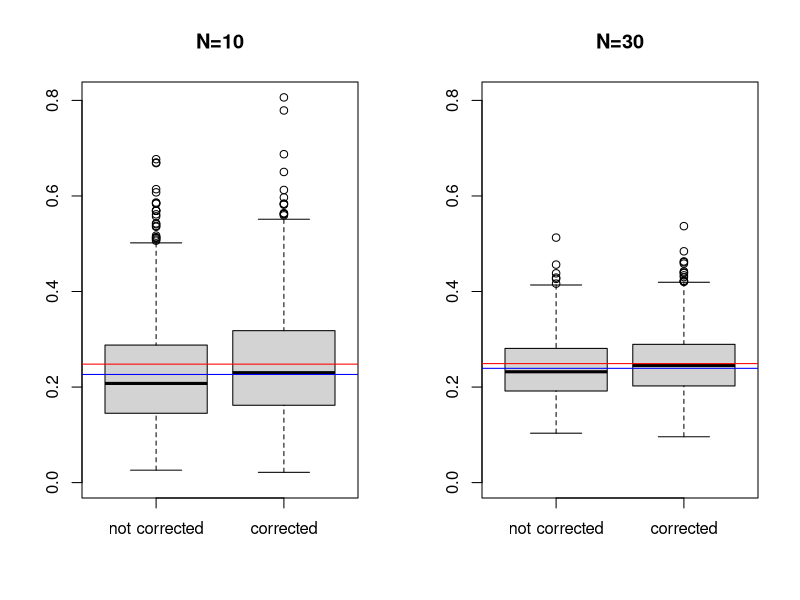
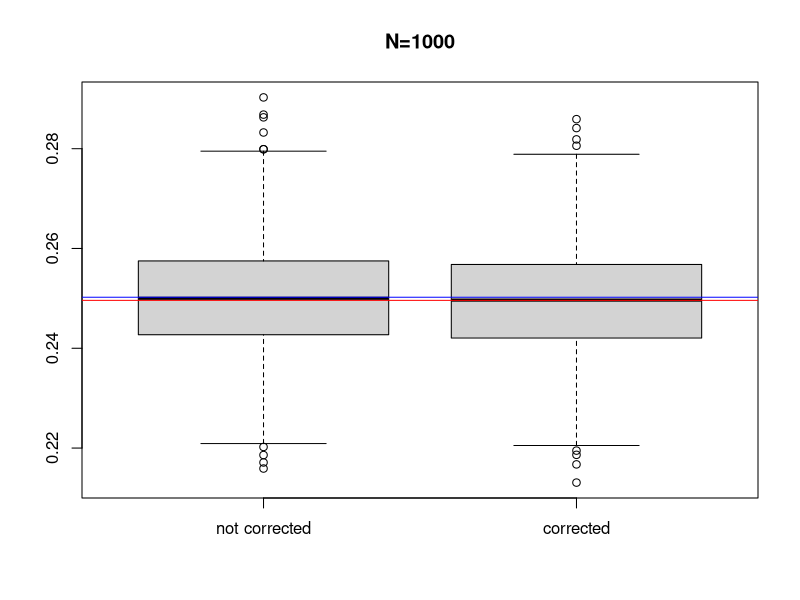
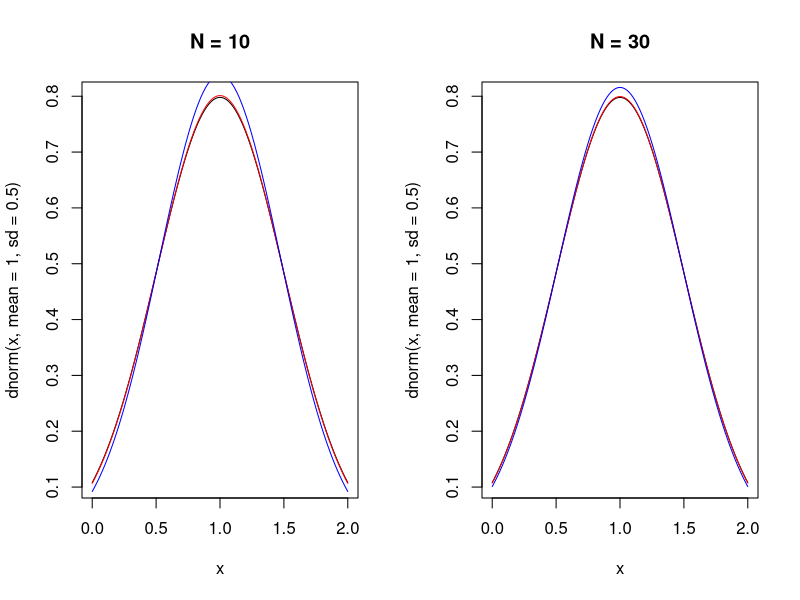
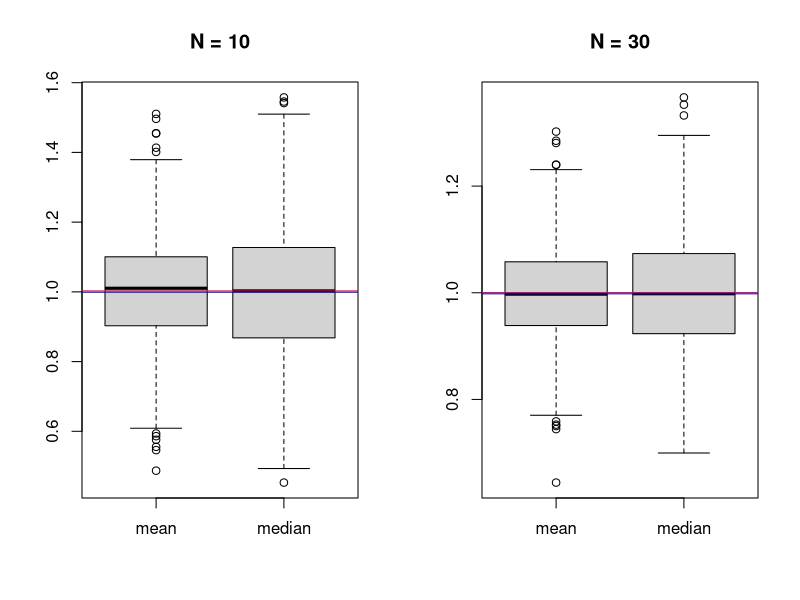
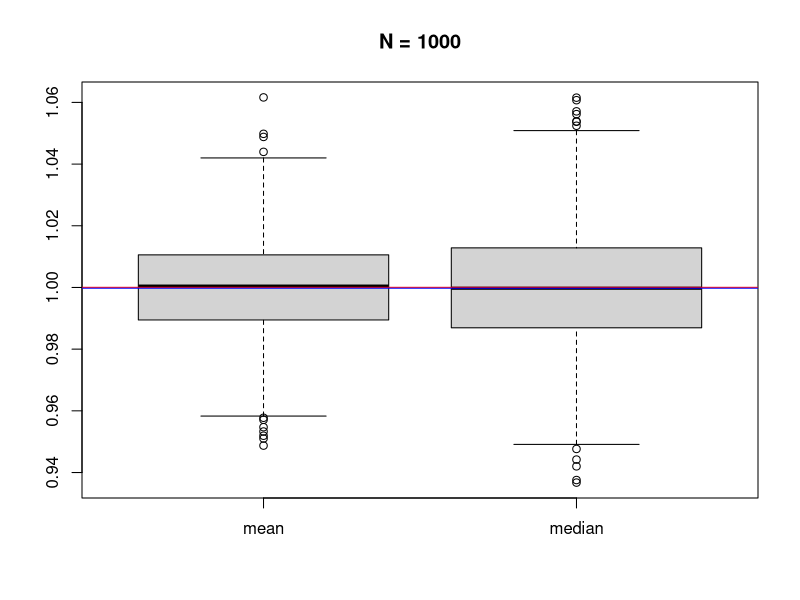

The R script that drew these images, in order:
#========================
# task 1
beginMoment <- function(data, r) {
  mean(data**r)
}

centralMoment <- function(data, r) {
  mean((data-mean(data))**r)
}

# not corrected variance
variance <- function(data) {centralMoment(data,2) }

# this function will generate k samples from normal distribution and calculate f1 and f2 functions for each sample
generate.f2 <- function(n, k, f1, f2, mean=1, sd=0.5) {
  sapply(1:k, FUN = function(k, n) {cbind(f1(rnorm(n, mean=mean, sd=sd)), f2(rnorm(n, mean=mean, sd=sd)))}, n=n)
}

# let's generate corrected and not corrected variances for samples from N(1, 0.5) with sample sizes 10, 30 and 1000
data.10 <- generate.f2(10, 1000, var, variance)
data.30 <- generate.f2(30, 1000, var, variance)
data.1000 <- generate.f2(1000, 1000, var, variance)

# let's see how sample size affects variance
op <- par(mfrow=c(1,2))
max.y <- max(data.10)

boxplot(cbind('not corrected'=data.10[2,], 'corrected'=data.10[1,]), ylim=c(0,max.y), main='N=10')
abline(h=mean(data.10[1,]), col='red')
abline(h=mean(data.10[2,]), col='blue')

boxplot(cbind('not corrected'=data.30[2,], 'corrected'=data.30[1,]), ylim=c(0,max.y), main='N=30')
abline(h=mean(data.30[1,]), col='red')
abline(h=mean(data.30[2,]), col='blue')
par(op)

boxplot(cbind('not corrected'=data.1000[2,], 'corrected'=data.1000[1,]), main='N=1000')
abline(h=mean(data.1000[1,]), col='red')
abline(h=mean(data.1000[2,]), col='blue')

# let's plot densities and see that our estimated params goes better as sample size increases
plot.dnorms <- function(data, n) {
  data.c <- data[1,]
  data.nc <- data[2,]
  x <- seq(0, 2, 0.01)
  plot(dnorm(x, mean=1, sd=0.5)~x, type='l', main=paste('N =', n))
  lines(dnorm(x, mean=1, sd=sqrt(mean(data.c)))~x, col='red')
  lines(dnorm(x, mean=1, sd=sqrt(mean(data.nc)))~x, col='blue')
}  

op <- par(mfrow=c(1,2))
plot.dnorms(data.10, '10')
plot.dnorms(data.30, '30')
#plot.dnorms(data.c, data.nc, '1000')
par(op)

#========================
# task 2

data.10 <- generate.f2(10, 1000, mean, median)
data.30 <- generate.f2(30, 1000, mean, median)
data.1000 <- generate.f2(1000, 1000, mean, median)

plot.boxplots <- function(data, n) {
  data.mean <- data[1,]
  data.median <- data[2,]
  boxplot(cbind('mean'=data.mean, 'median'=data.median), main=paste('N =', n))
  abline(h=mean(data.mean), col='red')
  abline(h=mean(data.median), col='blue')
}
op <- par(mfrow=c(1,2))
plot.boxplots(data.10, '10')
plot.boxplots(data.30, '30')
par(op)
plot.boxplots(data.1000, '1000')
# and so we see smaller range for mean than for medians


#========================
# task 3

data.1 <- rnorm(1000, mean=1, sd=0.5)
data.2 <- rnorm(10, mean=100, sd=10)
data <- append(data.1, data.2)
mean(data)
median(data)
mean(data, trim=0.01)
mean(data, trim=0.1)
# so we see that mean is not doing well with outliers
# median does better
# and trimmed means are pretty good